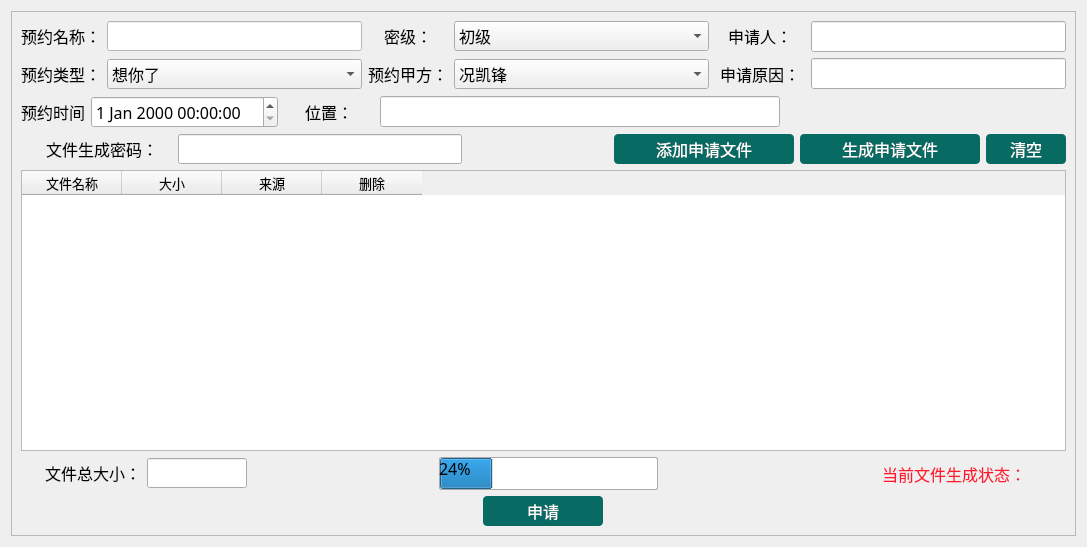
<?xml version="1.0" encoding="UTF-8"?>
<ui version="4.0">
 <class>ApplyInfo</class>
 <widget class="QWidget" name="ApplyInfo">
  <property name="geometry">
   <rect>
    <x>0</x>
    <y>0</y>
    <width>1087</width>
    <height>547</height>
   </rect>
  </property>
  <property name="windowTitle">
   <string>Form</string>
  </property>
  <layout class="QVBoxLayout" name="verticalLayout_2">
   <item>
    <widget class="QFrame" name="frame">
     <property name="sizePolicy">
      <sizepolicy hsizetype="Expanding" vsizetype="Expanding">
       <horstretch>0</horstretch>
       <verstretch>0</verstretch>
      </sizepolicy>
     </property>
     <property name="font">
      <font>
       <family>Sans Serif</family>
       <pointsize>12</pointsize>
      </font>
     </property>
     <property name="styleSheet">
      <string notr="true"/>
     </property>
     <property name="frameShape">
      <enum>QFrame::StyledPanel</enum>
     </property>
     <property name="frameShadow">
      <enum>QFrame::Raised</enum>
     </property>
     <layout class="QGridLayout" name="gridLayout_2">
      <item row="0" column="0">
       <layout class="QVBoxLayout" name="verticalLayout_3">
        <item>
         <layout class="QVBoxLayout" name="verticalLayout">
          <item>
           <layout class="QGridLayout" name="gridLayout">
            <item row="0" column="2">
             <widget class="QLabel" name="label_13">
              <property name="minimumSize">
               <size>
                <width>0</width>
                <height>0</height>
               </size>
              </property>
              <property name="font">
               <font>
                <family>Sans Serif</family>
                <pointsize>12</pointsize>
               </font>
              </property>
              <property name="layoutDirection">
               <enum>Qt::LeftToRight</enum>
              </property>
              <property name="styleSheet">
               <string notr="true">border:none</string>
              </property>
              <property name="text">
               <string>&lt;html&gt;&lt;head/&gt;&lt;body&gt;&lt;p align=&quot;center&quot;&gt;密级：&lt;/p&gt;&lt;/body&gt;&lt;/html&gt;</string>
              </property>
              <property name="alignment">
               <set>Qt::AlignRight|Qt::AlignTrailing|Qt::AlignVCenter</set>
              </property>
             </widget>
            </item>
            <item row="0" column="5">
             <widget class="QLineEdit" name="lineEdit_person"/>
            </item>
            <item row="1" column="0">
             <widget class="QLabel" name="label_9">
              <property name="minimumSize">
               <size>
                <width>0</width>
                <height>0</height>
               </size>
              </property>
              <property name="maximumSize">
               <size>
                <width>16777215</width>
                <height>16777215</height>
               </size>
              </property>
              <property name="font">
               <font>
                <family>Sans Serif</family>
                <pointsize>12</pointsize>
               </font>
              </property>
              <property name="styleSheet">
               <string notr="true">border:none</string>
              </property>
              <property name="text">
               <string>&lt;html&gt;&lt;head/&gt;&lt;body&gt;&lt;p align=&quot;center&quot;&gt;预约类型：&lt;/p&gt;&lt;/body&gt;&lt;/html&gt;</string>
              </property>
              <property name="alignment">
               <set>Qt::AlignRight|Qt::AlignTrailing|Qt::AlignVCenter</set>
              </property>
             </widget>
            </item>
            <item row="1" column="3">
             <widget class="QComboBox" name="ApplyAComBox">
              <property name="sizePolicy">
               <sizepolicy hsizetype="Expanding" vsizetype="Expanding">
                <horstretch>0</horstretch>
                <verstretch>0</verstretch>
               </sizepolicy>
              </property>
              <property name="minimumSize">
               <size>
                <width>0</width>
                <height>0</height>
               </size>
              </property>
              <property name="maximumSize">
               <size>
                <width>1000</width>
                <height>30</height>
               </size>
              </property>
              <property name="font">
               <font>
                <family>微软雅黑</family>
                <pointsize>12</pointsize>
               </font>
              </property>
              <property name="styleSheet">
               <string notr="true">QComboBox QAbstractItemView { min-height: 30px}
</string>
              </property>
              <property name="maxVisibleItems">
               <number>5</number>
              </property>
              <property name="iconSize">
               <size>
                <width>25</width>
                <height>25</height>
               </size>
              </property>
              <item>
               <property name="text">
                <string>况凯锋</string>
               </property>
              </item>
              <item>
               <property name="text">
                <string>王静</string>
               </property>
              </item>
             </widget>
            </item>
            <item row="1" column="2">
             <widget class="QLabel" name="label_15">
              <property name="font">
               <font>
                <family>Sans Serif</family>
                <pointsize>12</pointsize>
               </font>
              </property>
              <property name="styleSheet">
               <string notr="true">border:none</string>
              </property>
              <property name="text">
               <string>&lt;html&gt;&lt;head/&gt;&lt;body&gt;&lt;p align=&quot;center&quot;&gt;预约甲方：&lt;/p&gt;&lt;/body&gt;&lt;/html&gt;</string>
              </property>
              <property name="alignment">
               <set>Qt::AlignRight|Qt::AlignTrailing|Qt::AlignVCenter</set>
              </property>
             </widget>
            </item>
            <item row="0" column="0">
             <widget class="QLabel" name="label_10">
              <property name="font">
               <font>
                <family>SimSun</family>
                <pointsize>12</pointsize>
               </font>
              </property>
              <property name="styleSheet">
               <string notr="true">border:none</string>
              </property>
              <property name="text">
               <string>&lt;html&gt;&lt;head/&gt;&lt;body&gt;&lt;p align=&quot;center&quot;&gt;预约名称：&lt;/p&gt;&lt;/body&gt;&lt;/html&gt;</string>
              </property>
             </widget>
            </item>
            <item row="0" column="1">
             <widget class="QLineEdit" name="ApplyNameliEdit">
              <property name="sizePolicy">
               <sizepolicy hsizetype="Expanding" vsizetype="Expanding">
                <horstretch>0</horstretch>
                <verstretch>0</verstretch>
               </sizepolicy>
              </property>
              <property name="minimumSize">
               <size>
                <width>0</width>
                <height>0</height>
               </size>
              </property>
              <property name="maximumSize">
               <size>
                <width>1000</width>
                <height>30</height>
               </size>
              </property>
              <property name="font">
               <font>
                <family>Sans Serif</family>
                <pointsize>12</pointsize>
               </font>
              </property>
              <property name="styleSheet">
               <string notr="true">background-color: rgb(255, 255, 255);</string>
              </property>
              <property name="text">
               <string/>
              </property>
             </widget>
            </item>
            <item row="0" column="3">
             <widget class="QComboBox" name="securityComBox">
              <property name="sizePolicy">
               <sizepolicy hsizetype="Expanding" vsizetype="Expanding">
                <horstretch>0</horstretch>
                <verstretch>0</verstretch>
               </sizepolicy>
              </property>
              <property name="minimumSize">
               <size>
                <width>0</width>
                <height>0</height>
               </size>
              </property>
              <property name="maximumSize">
               <size>
                <width>1000</width>
                <height>30</height>
               </size>
              </property>
              <property name="font">
               <font>
                <family>Sans Serif</family>
                <pointsize>12</pointsize>
               </font>
              </property>
              <property name="styleSheet">
               <string notr="true">QComboBox QAbstractItemView { min-height: 90px; }
</string>
              </property>
              <property name="currentIndex">
               <number>0</number>
              </property>
              <property name="iconSize">
               <size>
                <width>25</width>
                <height>25</height>
               </size>
              </property>
              <item>
               <property name="text">
                <string>初级</string>
               </property>
              </item>
              <item>
               <property name="text">
                <string>中级</string>
               </property>
              </item>
              <item>
               <property name="text">
                <string>高级</string>
               </property>
              </item>
             </widget>
            </item>
            <item row="1" column="1">
             <widget class="QComboBox" name="ApplyTypeComBox">
              <property name="sizePolicy">
               <sizepolicy hsizetype="Expanding" vsizetype="Fixed">
                <horstretch>0</horstretch>
                <verstretch>0</verstretch>
               </sizepolicy>
              </property>
              <property name="minimumSize">
               <size>
                <width>0</width>
                <height>0</height>
               </size>
              </property>
              <property name="maximumSize">
               <size>
                <width>1000</width>
                <height>30</height>
               </size>
              </property>
              <property name="font">
               <font>
                <family>微软雅黑</family>
                <pointsize>12</pointsize>
               </font>
              </property>
              <property name="styleSheet">
               <string notr="true">QComboBox QAbstractItemView { min-height: 90px; }
</string>
              </property>
              <item>
               <property name="text">
                <string>想你了</string>
               </property>
              </item>
              <item>
               <property name="text">
                <string>查岗</string>
               </property>
              </item>
              <item>
               <property name="text">
                <string>无聊见见</string>
               </property>
              </item>
             </widget>
            </item>
            <item row="1" column="4">
             <widget class="QLabel" name="label_6">
              <property name="sizePolicy">
               <sizepolicy hsizetype="Expanding" vsizetype="Preferred">
                <horstretch>0</horstretch>
                <verstretch>0</verstretch>
               </sizepolicy>
              </property>
              <property name="minimumSize">
               <size>
                <width>90</width>
                <height>32</height>
               </size>
              </property>
              <property name="maximumSize">
               <size>
                <width>80</width>
                <height>32</height>
               </size>
              </property>
              <property name="font">
               <font>
                <family>Sans Serif</family>
                <pointsize>12</pointsize>
               </font>
              </property>
              <property name="styleSheet">
               <string notr="true">border:none</string>
              </property>
              <property name="text">
               <string>&lt;html&gt;&lt;head/&gt;&lt;body&gt;&lt;p align=&quot;center&quot;&gt;申请原因：&lt;/p&gt;&lt;/body&gt;&lt;/html&gt;</string>
              </property>
              <property name="alignment">
               <set>Qt::AlignRight|Qt::AlignTrailing|Qt::AlignVCenter</set>
              </property>
             </widget>
            </item>
            <item row="0" column="4">
             <widget class="QLabel" name="label_3">
              <property name="sizePolicy">
               <sizepolicy hsizetype="Preferred" vsizetype="Preferred">
                <horstretch>0</horstretch>
                <verstretch>0</verstretch>
               </sizepolicy>
              </property>
              <property name="minimumSize">
               <size>
                <width>90</width>
                <height>30</height>
               </size>
              </property>
              <property name="maximumSize">
               <size>
                <width>16777215</width>
                <height>30</height>
               </size>
              </property>
              <property name="font">
               <font>
                <family>Sans Serif</family>
                <pointsize>12</pointsize>
               </font>
              </property>
              <property name="styleSheet">
               <string notr="true">border:none</string>
              </property>
              <property name="text">
               <string>&lt;html&gt;&lt;head/&gt;&lt;body&gt;&lt;p align=&quot;center&quot;&gt;申请人：&lt;/p&gt;&lt;/body&gt;&lt;/html&gt;</string>
              </property>
              <property name="alignment">
               <set>Qt::AlignRight|Qt::AlignTrailing|Qt::AlignVCenter</set>
              </property>
             </widget>
            </item>
            <item row="1" column="5">
             <widget class="QLineEdit" name="lineEdit_reason"/>
            </item>
           </layout>
          </item>
          <item>
           <layout class="QHBoxLayout" name="horizontalLayout_3">
            <item>
             <widget class="QLabel" name="label">
              <property name="text">
               <string>预约时间</string>
              </property>
             </widget>
            </item>
            <item>
             <widget class="QDateTimeEdit" name="dateTimeEdit"/>
            </item>
            <item>
             <widget class="QLabel" name="label_8">
              <property name="sizePolicy">
               <sizepolicy hsizetype="Expanding" vsizetype="Fixed">
                <horstretch>0</horstretch>
                <verstretch>0</verstretch>
               </sizepolicy>
              </property>
              <property name="minimumSize">
               <size>
                <width>90</width>
                <height>30</height>
               </size>
              </property>
              <property name="maximumSize">
               <size>
                <width>80</width>
                <height>30</height>
               </size>
              </property>
              <property name="font">
               <font>
                <family>Sans Serif</family>
                <pointsize>12</pointsize>
               </font>
              </property>
              <property name="styleSheet">
               <string notr="true">border:none</string>
              </property>
              <property name="text">
               <string>&lt;html&gt;&lt;head/&gt;&lt;body&gt;&lt;p align=&quot;center&quot;&gt;位置：&lt;/p&gt;&lt;/body&gt;&lt;/html&gt;</string>
              </property>
              <property name="alignment">
               <set>Qt::AlignRight|Qt::AlignTrailing|Qt::AlignVCenter</set>
              </property>
             </widget>
            </item>
            <item>
             <widget class="QLineEdit" name="lineEdit_address">
              <property name="minimumSize">
               <size>
                <width>400</width>
                <height>0</height>
               </size>
              </property>
             </widget>
            </item>
            <item>
             <spacer name="horizontalSpacer_4">
              <property name="orientation">
               <enum>Qt::Horizontal</enum>
              </property>
              <property name="sizeHint" stdset="0">
               <size>
                <width>40</width>
                <height>20</height>
               </size>
              </property>
             </spacer>
            </item>
           </layout>
          </item>
         </layout>
        </item>
        <item>
         <layout class="QHBoxLayout" name="horizontalLayout_4">
          <property name="spacing">
           <number>6</number>
          </property>
          <property name="leftMargin">
           <number>11</number>
          </property>
          <item>
           <widget class="QLabel" name="burnPassword">
            <property name="minimumSize">
             <size>
              <width>140</width>
              <height>30</height>
             </size>
            </property>
            <property name="maximumSize">
             <size>
              <width>140</width>
              <height>30</height>
             </size>
            </property>
            <property name="font">
             <font>
              <family>Sans Serif</family>
              <pointsize>12</pointsize>
             </font>
            </property>
            <property name="text">
             <string>&lt;html&gt;&lt;head/&gt;&lt;body&gt;&lt;p align=&quot;center&quot;&gt;文件生成密码：&lt;/p&gt;&lt;/body&gt;&lt;/html&gt;</string>
            </property>
           </widget>
          </item>
          <item>
           <widget class="QLineEdit" name="filePasswordEdit">
            <property name="minimumSize">
             <size>
              <width>284</width>
              <height>30</height>
             </size>
            </property>
            <property name="maximumSize">
             <size>
              <width>284</width>
              <height>30</height>
             </size>
            </property>
           </widget>
          </item>
          <item>
           <spacer name="horizontalSpacer">
            <property name="orientation">
             <enum>Qt::Horizontal</enum>
            </property>
            <property name="sizeHint" stdset="0">
             <size>
              <width>40</width>
              <height>20</height>
             </size>
            </property>
           </spacer>
          </item>
          <item>
           <widget class="QPushButton" name="addFileButton">
            <property name="minimumSize">
             <size>
              <width>180</width>
              <height>30</height>
             </size>
            </property>
            <property name="maximumSize">
             <size>
              <width>180</width>
              <height>30</height>
             </size>
            </property>
            <property name="font">
             <font>
              <family>Sans Serif</family>
              <pointsize>12</pointsize>
             </font>
            </property>
            <property name="styleSheet">
             <string notr="true">color: rgb(255, 255, 255);
border-style:solid;
border-color: rgb(170, 170, 170);
background: #076B63;
border-radius: 4px;</string>
            </property>
            <property name="text">
             <string>添加申请文件</string>
            </property>
           </widget>
          </item>
          <item>
           <widget class="QPushButton" name="addPathButton">
            <property name="minimumSize">
             <size>
              <width>180</width>
              <height>30</height>
             </size>
            </property>
            <property name="maximumSize">
             <size>
              <width>180</width>
              <height>30</height>
             </size>
            </property>
            <property name="font">
             <font>
              <family>Sans Serif</family>
              <pointsize>12</pointsize>
             </font>
            </property>
            <property name="styleSheet">
             <string notr="true">color: rgb(255, 255, 255);
border-style:solid;
border-color: rgb(170, 170, 170);
background: #076B63;
border-radius: 4px;</string>
            </property>
            <property name="text">
             <string>生成申请文件</string>
            </property>
           </widget>
          </item>
          <item>
           <widget class="QPushButton" name="clearButton">
            <property name="minimumSize">
             <size>
              <width>80</width>
              <height>30</height>
             </size>
            </property>
            <property name="maximumSize">
             <size>
              <width>80</width>
              <height>30</height>
             </size>
            </property>
            <property name="font">
             <font>
              <family>Sans Serif</family>
              <pointsize>12</pointsize>
             </font>
            </property>
            <property name="styleSheet">
             <string notr="true">color: rgb(255, 255, 255);
border-style:solid;
border-color: rgb(170, 170, 170);
background: #076B63;
border-radius: 4px;</string>
            </property>
            <property name="text">
             <string>清空</string>
            </property>
           </widget>
          </item>
         </layout>
        </item>
        <item>
         <widget class="QTableWidget" name="tableWidget">
          <property name="sizePolicy">
           <sizepolicy hsizetype="Expanding" vsizetype="Expanding">
            <horstretch>0</horstretch>
            <verstretch>0</verstretch>
           </sizepolicy>
          </property>
          <property name="minimumSize">
           <size>
            <width>0</width>
            <height>201</height>
           </size>
          </property>
          <property name="font">
           <font>
            <family>Sans Serif</family>
            <pointsize>12</pointsize>
           </font>
          </property>
          <property name="styleSheet">
           <string notr="true"/>
          </property>
          <attribute name="horizontalHeaderMinimumSectionSize">
           <number>52</number>
          </attribute>
          <attribute name="verticalHeaderVisible">
           <bool>false</bool>
          </attribute>
          <column>
           <property name="text">
            <string>文件名称</string>
           </property>
           <property name="font">
            <font>
             <pointsize>10</pointsize>
            </font>
           </property>
          </column>
          <column>
           <property name="text">
            <string>大小</string>
           </property>
           <property name="font">
            <font>
             <pointsize>10</pointsize>
            </font>
           </property>
          </column>
          <column>
           <property name="text">
            <string>来源</string>
           </property>
           <property name="font">
            <font>
             <pointsize>10</pointsize>
            </font>
           </property>
           <property name="textAlignment">
            <set>AlignCenter</set>
           </property>
          </column>
          <column>
           <property name="text">
            <string>删除</string>
           </property>
           <property name="font">
            <font>
             <pointsize>10</pointsize>
            </font>
           </property>
          </column>
         </widget>
        </item>
        <item>
         <layout class="QHBoxLayout" name="horizontalLayout_2">
          <item>
           <widget class="QLabel" name="label_7">
            <property name="sizePolicy">
             <sizepolicy hsizetype="Fixed" vsizetype="Fixed">
              <horstretch>0</horstretch>
              <verstretch>0</verstretch>
             </sizepolicy>
            </property>
            <property name="minimumSize">
             <size>
              <width>120</width>
              <height>30</height>
             </size>
            </property>
            <property name="maximumSize">
             <size>
              <width>120</width>
              <height>30</height>
             </size>
            </property>
            <property name="font">
             <font>
              <family>Sans Serif</family>
              <pointsize>12</pointsize>
             </font>
            </property>
            <property name="styleSheet">
             <string notr="true">border:none</string>
            </property>
            <property name="text">
             <string>文件总大小：</string>
            </property>
            <property name="alignment">
             <set>Qt::AlignRight|Qt::AlignTrailing|Qt::AlignVCenter</set>
            </property>
           </widget>
          </item>
          <item>
           <widget class="QLineEdit" name="totalSizeEdit">
            <property name="sizePolicy">
             <sizepolicy hsizetype="Expanding" vsizetype="Fixed">
              <horstretch>0</horstretch>
              <verstretch>0</verstretch>
             </sizepolicy>
            </property>
            <property name="minimumSize">
             <size>
              <width>100</width>
              <height>0</height>
             </size>
            </property>
            <property name="maximumSize">
             <size>
              <width>100</width>
              <height>30</height>
             </size>
            </property>
            <property name="font">
             <font>
              <family>Sans Serif</family>
              <pointsize>12</pointsize>
             </font>
            </property>
            <property name="styleSheet">
             <string notr="true"/>
            </property>
            <property name="readOnly">
             <bool>true</bool>
            </property>
           </widget>
          </item>
          <item>
           <spacer name="horizontalSpacer_3">
            <property name="orientation">
             <enum>Qt::Horizontal</enum>
            </property>
            <property name="sizeType">
             <enum>QSizePolicy::Minimum</enum>
            </property>
            <property name="sizeHint" stdset="0">
             <size>
              <width>40</width>
              <height>20</height>
             </size>
            </property>
           </spacer>
          </item>
          <item>
           <widget class="QLabel" name="label_2">
            <property name="minimumSize">
             <size>
              <width>140</width>
              <height>0</height>
             </size>
            </property>
            <property name="maximumSize">
             <size>
              <width>140</width>
              <height>16777215</height>
             </size>
            </property>
            <property name="font">
             <font>
              <family>SimSun</family>
              <pointsize>12</pointsize>
             </font>
            </property>
            <property name="styleSheet">
             <string notr="true">border:none;</string>
            </property>
            <property name="text">
             <string/>
            </property>
           </widget>
          </item>
          <item>
           <widget class="QProgressBar" name="progressBar">
            <property name="styleSheet">
             <string notr="true">border-width:1px;
border-radius:2px;
border-style:solid;
border-color: rgb(170, 170, 170);
background-color: rgb(255, 255, 255);</string>
            </property>
            <property name="value">
             <number>24</number>
            </property>
           </widget>
          </item>
          <item>
           <spacer name="horizontalSpacer_2">
            <property name="orientation">
             <enum>Qt::Horizontal</enum>
            </property>
            <property name="sizeHint" stdset="0">
             <size>
              <width>40</width>
              <height>20</height>
             </size>
            </property>
           </spacer>
          </item>
          <item>
           <widget class="QLabel" name="label_burnDataOnly">
            <property name="font">
             <font>
              <family>Sans Serif</family>
              <pointsize>12</pointsize>
             </font>
            </property>
            <property name="styleSheet">
             <string notr="true">color: rgb(255, 25, 48);
border:none;</string>
            </property>
            <property name="text">
             <string>当前文件生成状态：</string>
            </property>
           </widget>
          </item>
          <item>
           <spacer name="horizontalSpacer_6">
            <property name="orientation">
             <enum>Qt::Horizontal</enum>
            </property>
            <property name="sizeType">
             <enum>QSizePolicy::Fixed</enum>
            </property>
            <property name="sizeHint" stdset="0">
             <size>
              <width>40</width>
              <height>20</height>
             </size>
            </property>
           </spacer>
          </item>
         </layout>
        </item>
        <item>
         <layout class="QHBoxLayout" name="horizontalLayout">
          <item>
           <widget class="QPushButton" name="applyButton">
            <property name="minimumSize">
             <size>
              <width>120</width>
              <height>30</height>
             </size>
            </property>
            <property name="maximumSize">
             <size>
              <width>120</width>
              <height>30</height>
             </size>
            </property>
            <property name="font">
             <font>
              <family>Sans Serif</family>
              <pointsize>12</pointsize>
             </font>
            </property>
            <property name="styleSheet">
             <string notr="true">color: rgb(255, 255, 255);
border-style:solid;
border-color: rgb(170, 170, 170);
background: #076B63;
border-radius: 4px;</string>
            </property>
            <property name="text">
             <string>申请</string>
            </property>
           </widget>
          </item>
         </layout>
        </item>
       </layout>
      </item>
     </layout>
    </widget>
   </item>
  </layout>
 </widget>
 <resources/>
 <connections/>
</ui>
